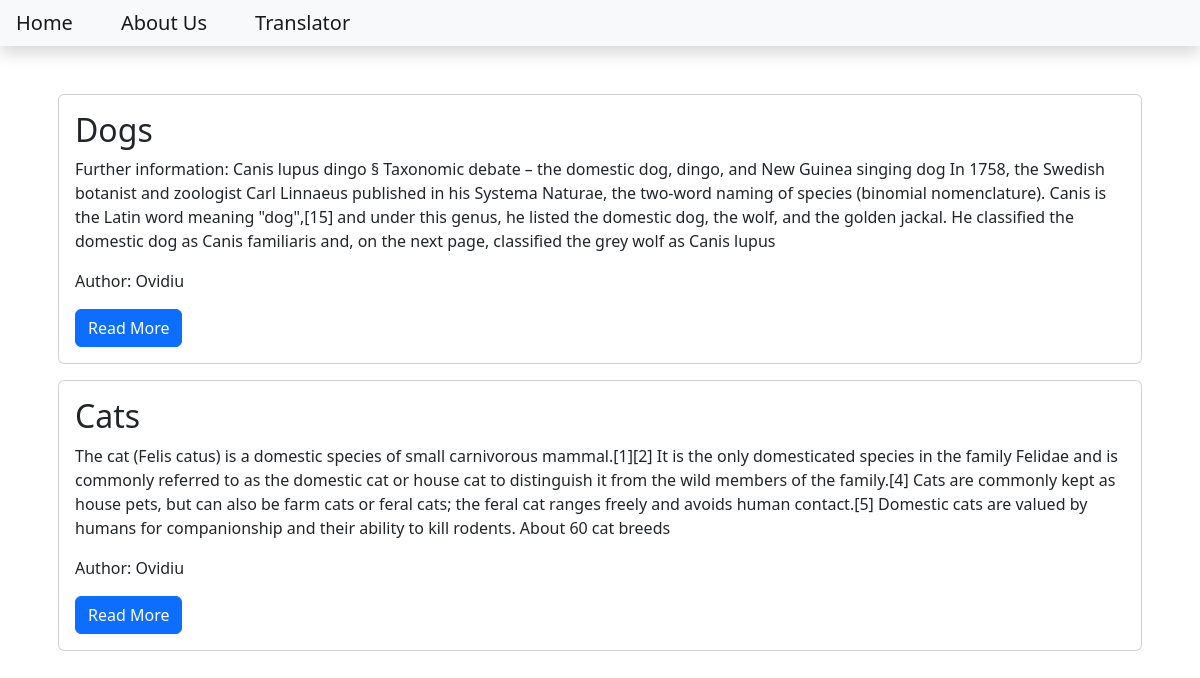
The page / on the database its author committed.
### blog/models.py (models this page shows, shortened)
class Post(models.Model):
    title = models.CharField(max_length=200)
    content = models.TextField()
    date_created = models.DateTimeField(auto_now_add=True)
    slug = models.SlugField(max_length=200,unique=True)
    author = models.ForeignKey(to=User, on_delete=models.CASCADE)
    status = models.IntegerField(choices=STATUS, default=0)

### blog/views.py (the view)
# urls.py: path('', views.PostList.as_view(), name='home')
class PostList(generic.ListView):
    queryset = Post.objects.filter(status=1).order_by('date_created')
    template_name = 'index.html'

### templates/index.html
{% extends 'base.html' %} {% block content %}
<div class="container">
  {% for post in post_list %}
  <div class="card m-3">
    <div class="card-body">
      <h2 class="card-title">{{post.title}}</h2>
      <p class="card-text">{{post.content | slice:"500"}}</p>
      <p class="card-text">Author: {{post.author | title}}</p>
      <a class="btn btn-primary" href="{% url 'blog_view' post.slug %}"
        >Read More</a
      >
    </div>
  </div>
  {% endfor %}
</div>
{% endblock content %}

### rows shown on the page
Post: title "Dogs", content "Further information: Canis lupus dingo § Taxonomic debate – the domestic dog, dingo, and New Guinea singing dog In 1758, the Swedish botanist and zoologist Carl Linnaeus published in his Systema Naturae, the two-word naming of species (binomial nomenclature). Canis is the Latin word meaning \"dog\",[15] and under this genus, he listed the domestic dog, the wolf, and the golden jackal. He classified the domestic dog as Canis familiaris and, on the next page, classified the grey wolf as Canis lupus", author "Ovidiu"
Post: title "Cats", content "The cat (Felis catus) is a domestic species of small carnivorous mammal.[1][2] It is the only domesticated species in the family Felidae and is commonly referred to as the domestic cat or house cat to distinguish it from the wild members of the family.[4] Cats are commonly kept as house pets, but can also be farm cats or feral cats; the feral cat ranges freely and avoids human contact.[5] Domestic cats are valued by humans for companionship and their ability to kill rodents. About 60 cat breeds", author "Ovidiu"
